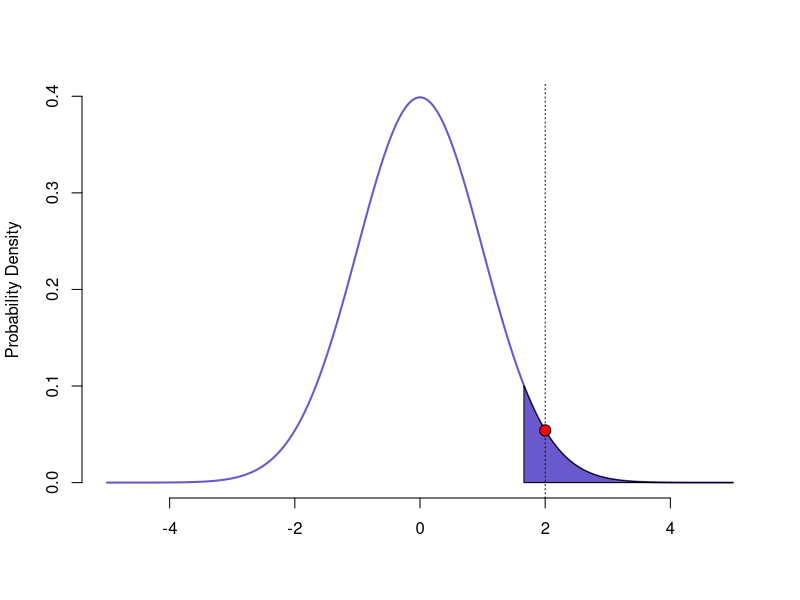

Source code (R):
# Comparing a sample with a mean of x and a sd of y to a population with a mean of 0 and an unknown sd
# Constant sample size
# Point represents test statistic

mean1= 20 #x
sd1= 100 #y

# Calculating the test statistic

t <- mean1/(sd1/(sqrt(100)))

# Calculating the critical value

critical_value <- qt(p=.05, df=99, lower.tail=FALSE)

# Defining upper and lower boundaries

upper_x_possible <- 5

if(t > upper_x_possible){
  upper_x <- t+1
} else {
  upper_x <- 5
}

# Plotting the distribution

x <- seq(-5, upper_x, length=200)
y <- dnorm(x, mean=0, sd=1)

plot(x, y, type="l", lwd=2, col="slateblue3", frame=FALSE, ylab="Probability Density", xlab="")

# Defining & shading the rejection region

polygon_x <- seq(critical_value, upper_x, length=300)
polygon_y <- dnorm(polygon_x, mean=0, sd=1)
polygon(c(critical_value,polygon_x,upper_x), c(0,polygon_y,0), col="slateblue3")

# Adding a vertical line for the test statistic

abline(v=t, lty="dotted")

# Plotting the test statistic (green if not rejecting the null; red if rejecting)

if(t < critical_value){
  points(x=t, y=dnorm(t, mean=0, sd=1), pch=21, col="black", bg="green", cex=1.5)
} else {
  points(x=t, y=dnorm(t, mean=0, sd=1), pch=21, col="black", bg="red", cex=1.5)
}